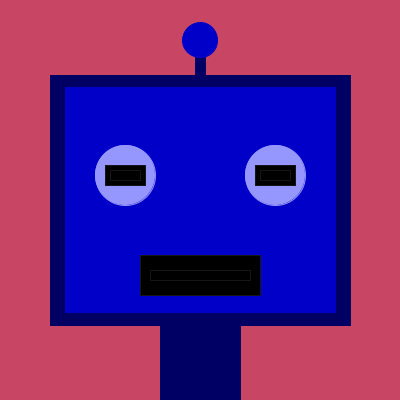
Frame 1 (no input)
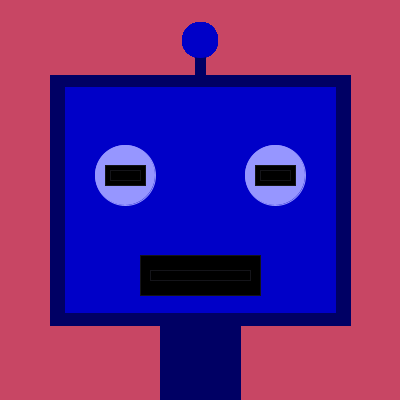
Frame 60 (the mouse pressed at the canvas centre just before this capture)
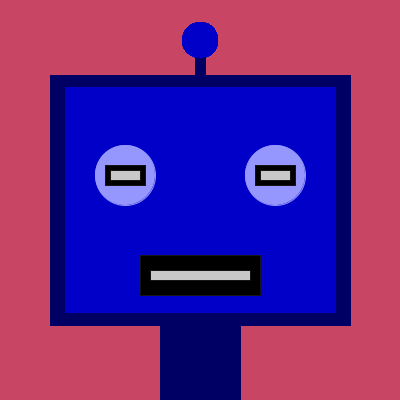
Frame 120 (the mouse held since frame 60 and released just before this capture)

The Processing sketch that drew these frames (run headless with seeded random() and noise(); from frame 60 on, the mouse is pressed at the canvas centre):

// Processing sketch: processing_4325
// ── processing_4325.pde

//Blue Robot Head
//DeVico 09-03-2009
void setup(){
size(400,400);
smooth();
background(200,70,100);
}
void draw(){
//head shadow
stroke(0,0,100);
fill(0,0,100);
rectMode(CENTER);
rect(200,200,300,250);
//head
stroke(0,0,200);
fill(0,0,200);
rectMode(CENTER);
rect(200,200,270,225);
//neck
stroke(0,0,100);
fill(0,0,100);
rectMode(CENTER);
rect(200,375,80,100);
//eyes
stroke(150,150,255);
fill(150,150,255);
ellipse(125,175,60,60);
stroke(150,150,255);
fill(150,150,255);
ellipse(275,175,60,60);
//retinas
stroke(20,20,25);
fill(0);
rectMode(CENTER);
rect(125,175,40,20);
stroke(20,20,25);
fill(mouseX,pmouseX,mouseY);
rectMode(CENTER);
rect(125,175,30,10);
stroke(20,20,25);
fill(0);
rectMode(CENTER);
rect(275,175,40,20);
stroke(20,20,25);
fill(mouseX,pmouseX,mouseY);
rectMode(CENTER);
rect(275,175,30,10);
//mouth
stroke(20,20,25);
fill(0);
rectMode(CENTER);
rect(200,275,120,40);
stroke(20,20,25);
fill(pmouseY,mouseX,mouseY);
rectMode(CENTER);
rect(200,275,100,10);
//antenna
stroke(0,0,100);
fill(0,0,100);
rect(200,60,10,40);
stroke(0,0,200);
fill(0,0,200);
ellipse(200,40,35,35);
}
